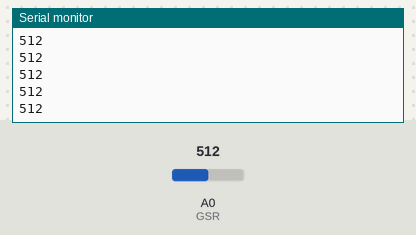
The sketch below on a simulated Arduino Uno, built with avr-gcc and run on an emulated ATmega328P. On the bench: the last lines printed to the serial monitor. The inputs (shaded band) are chosen by the test bench; at power-on: A0 (GSR) = 512.

Above: at 1.2 s.
1.3 s: A0 (GSR) set to 716
At 1.35 s:
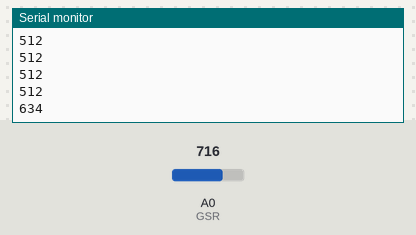
2.8 s: A0 (GSR) set to 900
At 2.84 s:
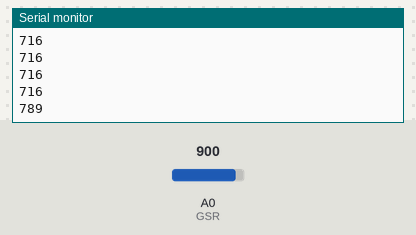
Timing chart, 0 to 5.8 s (numbered marks = the images above; inputs shaded):
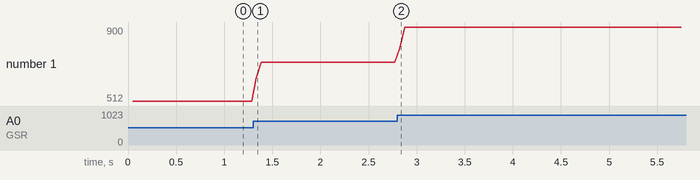

The sketch:

GSR.ino
```cpp
// https://wiki.seeedstudio.com/Grove-GSR_Sensor/


// Variables globales
const int GSR=A0;   // Pin con el que se realiza la medida
int sensorValue=0;  // Inicializacion de la variable a cero.
int gsr_average=0;  // Inicializacion de la variable a cero.
int imedidas = 10;  // Numero de medidas que hace para hacer la media

// Setup
void setup(){
  Serial.begin(9600);
}


// Loop
void loop(){

  long sum=0;  // Var local

  for(int i=0;i<imedidas;i++)           //Average the 10 measurements to remove the glitch
      {
      sensorValue=analogRead(GSR);
      sum += sensorValue;
      delay(5);
      }
   // Realizar media
   gsr_average = sum/imedidas;
   // Mostrar por pantalla
   Serial.println(gsr_average);

}
```

Measured:
- after the input at 1.3 s, the serial monitor: prints a new line at once (image 1)
- after the input at 2.8 s, the serial monitor: prints a new line at once (image 2)
- plotted number 1: 512 → 716 after the input at 1.3 s, 716 → 900 after the input at 2.8 s
